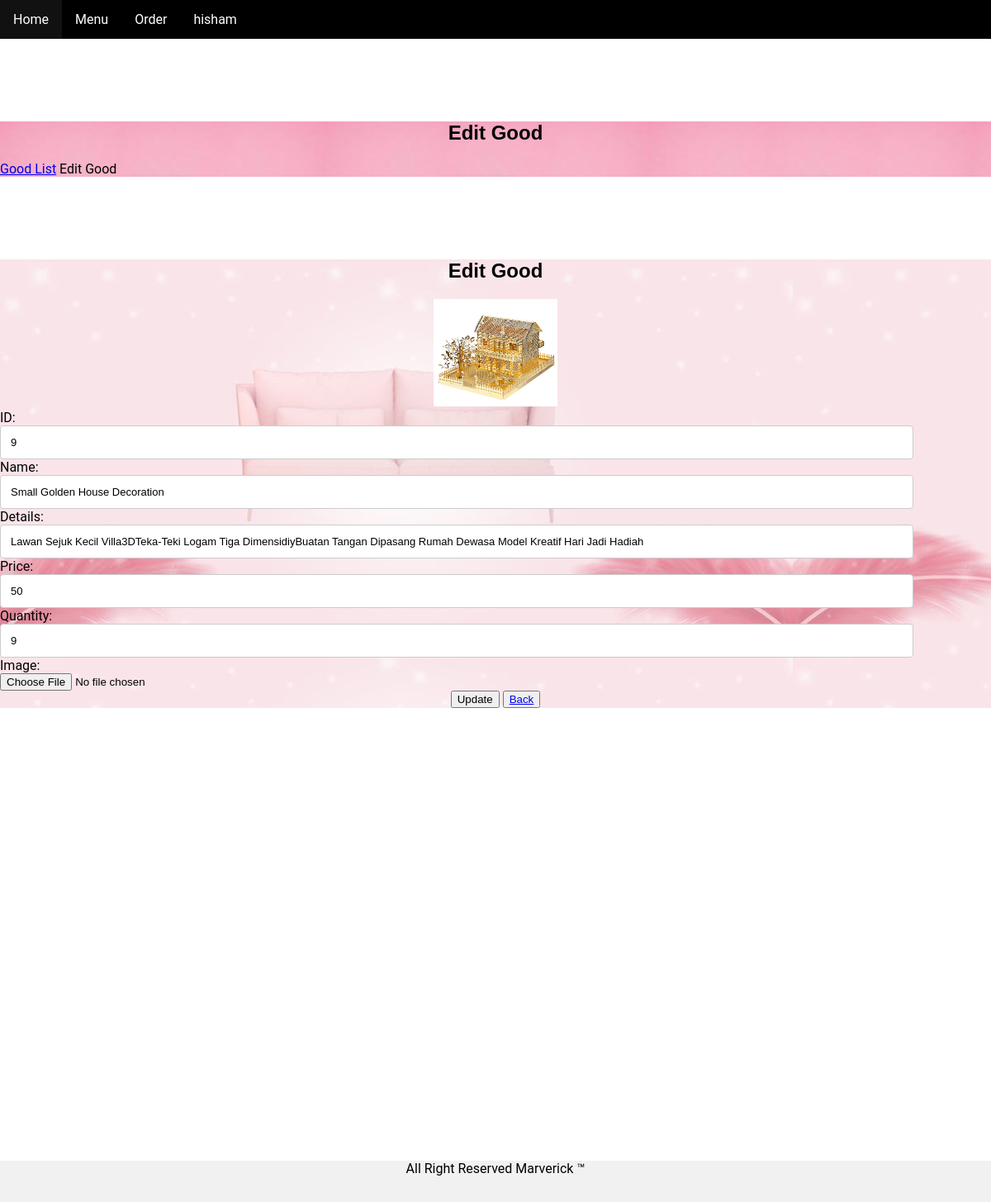
Screenshot of /ApplicationLayer/ManageGood/edit.php?good_id=9 (signed in) with the database file from the repository.
### tables this page shows
CREATE TABLE `good` (
  `good_id` int(11) NOT NULL,
  `good_name` varchar(50) NOT NULL,
  `good_details` varchar(255) NOT NULL,
  `good_quantity` int(11) NOT NULL,
  `good_price` float NOT NULL,
  `good_image` longblob NOT NULL
);

### BusinessServiceLayer/Controller/goodController.php (called while the page is built, shortened)
<?php
require_once '../../BusinessServiceLayer/Model/goodModel.php';
class goodController{
    function viewGood($good_id){
        $good = new goodModel();
        $good->good_id = $good_id;
        return $good->viewGood();
    }
}
?>

### BusinessServiceLayer/Model/goodModel.php (called while the page is built, shortened)
<?php
require_once '../../BusinessServiceLayer/libs/db.php';
class goodModel{
    public $good_id,$name,$details,$quantity,$price,$image;
    function viewGood(){
        $sql = "select * from good where good_id=:good_id";
        $args = [':good_id'=>$this->good_id];
        return DB::run($sql,$args);
    }
    }
?>

### BusinessServiceLayer/libs/db.php (called while the page is built, shortened)
<?php
class DB
{
  public static function connect($value='')
  {
    $pdo = new PDO(DB_TYPE.':host='.DB_HOST.';dbname='.DB_NAME, DB_USER, DB_PASS);
    $pdo->setAttribute(PDO::ATTR_ERRMODE, PDO::ERRMODE_EXCEPTION);
    return $pdo;
  }
  public static function run($sql, $args = NULL)
    {
        $stmt = DB::connect()->prepare($sql);
        try {
            $stmt->execute($args);
            return $stmt;
        }
        catch (PDOException $e){
            echo $e->getMessage();
            die();
        }
     }
}
?>

### ApplicationLayer/ManageGood/edit.php (the view, shortened to what this page needs)
<?php
require_once '../../BusinessServiceLayer/Controller/goodController.php';
$good_id = $_GET['good_id'];
$good = new goodController();
$data = $good->viewGood($good_id);
?>
<!DOCTYPE html>
<html class="no-js" lang="zxx">
<?php include"../../includes/head.php";?>
<body>
  <div class="wrapper" id="wrapper">
    <?php
    include "../../includes/header.php";
    ?>
    <div style="background-image: url('../../img/goodList.jpg');">
    <div class="ht__bradcaump__wrap d-flex align-items-center">
      <div class="container">
        <div class="row">
          <div class="col-lg-12 col-md-12 col-sm-12">
            <div class="bradcaump__inner text-center">
              <h2 class="bradcaump-title">Edit Good</h2>
              <nav class="bradcaump-inner">
                <a class="breadcrumb-item" href="../../ApplicationLayer/ManageLogin/index.php">Good List</a>
                <span class="breadcrumb-item active">Edit Good</span>
              </nav>
            </div>
          </div>
        </div>
      </div>
    </div>
  </div>
<section class="type__category__area bg--white section-padding">
    <div style="background-image: url('../../img/goodMenu.jpg');">
  <div class="wrapper wrapper--w790">
    <div class="card card-5">
      <div class="card-heading">
        <h2 class="title">Edit Good</h2>
      </div>
      <div class="card-body">
        <form action="" method="POST">
          <?php
          foreach($data as $row){
            ?>
            <center><img src="../../img/<?php echo $row['good_image'];?>" height="130" width="150"></center>
            <div class='form-row'>
              <div class='name'>ID: </div>
              <div class='value'>
                <div class='input-group'>
                  <input type="text" name="good_id" value="<?=$row['good_id']?>" readonly>
                </div>
              </div>
            </div>
            <div class='form-row'>
              <div class='name'>Name: </div>
              <div class='value'>
                <div class='input-group'>
                  <input type="text" name="name" value="<?=$row['good_name']?>" >
                </div>
              </div>
            </div>
            <div class='form-row'>
              <div class='name'>Details: </div>
              <div class='value'>
                <div class='input-group'>
                  <input type="text" name="details" value="<?=$row['good_details']?>" >
                </div>
              </div>
            </div>
            <div class='form-row'>
              <div class='name'>Price: </div>
              <div class='value'>
                <div class='input-group'>
                  <input type="text" name="price" value="<?=$row['good_price']?>" >
                </div>
              </div>
            </div>
            <div class='form-row'>
              <div class='name'>Quantity: </div>
              <div class='value'>
                <div class='input-group'>
                  <input type="text" name="quantity" value="<?=$row['good_quantity']?>" >
                </div>
              </div>
            </div>
            <div class='form-row'>
              <div class='name'>Image: </div>
              <div class='value'>
                <div class='input-group'>
                  <input type="file" name="image" value="<?=$row['good_image']?>" >
                </div>
              </div>
            </div>
          </div>
        </div>
        <div>
          <center>
            <button class="btn btn--radius-2 btn--red" type="submit" name="update" value="UPDATE"> Update</button>
           <button class="btn btn--radius-2 btn--red"> <a href="goodList.php">Back</a></button>
          </center>
        </div>
  </section>
  <?php
}
  include "../../includes/footer.php";
  ?>
</body>
</html>

### style.css (style rules this page uses)
html, body { height: 100%; width: 100%; margin: 0; font-family: 'Roboto', sans-serif; }
h2 { text-align: center; font-family: Arial, Helvetica, sans-serif; margin-top: 100px; }
.row:after { content: ""; display: table; clear: both; }
input[type=text], select, textarea { width: 90%; padding: 12px; border: 1px solid #ccc; border-radius: 4px; resize: vertical; font-family: Verdana, Geneva, Tahoma, sans-serif; font-size: 13px; }

### rows the page displays
good: good_image (picture), good_id "9", name "Small Golden House Decoration", details "Lawan Sejuk Kecil Villa3DTeka-Teki Logam Tiga DimensidiyBuatan Tangan Dipasang Rumah Dewasa Model Kreatif Hari Jadi Hadiah", price "50", quantity "9"

### other values shown
$_SESSION['username'] "hisham"
